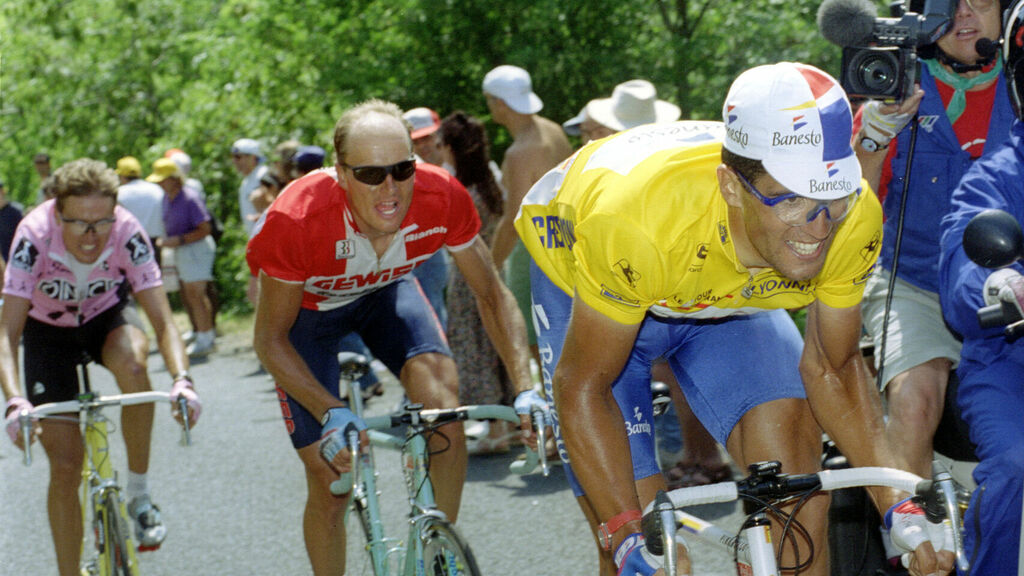
#> input picture AulaIA_imagenes/indurain.jpg, 1024 x 576 px
$ python test-segmentacion-color.py
#> lines starting #> are read from the running program, lines starting #| are printed output that depends on the picture; after the words box and inside, x2 and y2 are one past the last pixel; in counts of white or black regions, pixels touching at a corner belong together
import cv2
import numpy as np

# nombre de la imagen
nombreImagen = '../AulaIA_imagenes/indurain.jpg'

# lectura de la imagen desde disco
imagen = cv2.imread(nombreImagen)
#> imagen is the input picture: shape (576, 1024, 3); mean B, G, R 94.1, 113, 111.1

# comprobar si la imagen se ha leído bien
if imagen is None:
    print('Error leyendo imagen !!!!')
    exit(0)

# mostrar imagen original
cv2.imshow('imagen original', imagen)
cv2.waitKey(20)

# obtiene tamaño de la imagen
numFilas, numColumnas, numColores = imagen.shape
#> numFilas = 576; numColumnas = 1024; numColores = 3

# crea una nueva imagen en color negro (todo a cero)
imagenResultado = np.zeros((numFilas, numColumnas), dtype=np.uint8)

# recorre toda la imagen comprobando el valor RGB de cada pixel
for fila in range(0, numFilas):
    # print('procesando fila {}'.format(fila))
    for columna in range(0, numColumnas):
        b = imagen[fila, columna, 0]
        g = imagen[fila, columna, 1]
        r = imagen[fila, columna, 2]

        # si el valor RGB está dentro del rango se marca como blanco
        if 120 <= r <= 170 and 0 <= g <= 35 and 0 <= b <= 35:
            imagenResultado[fila, columna] = 255
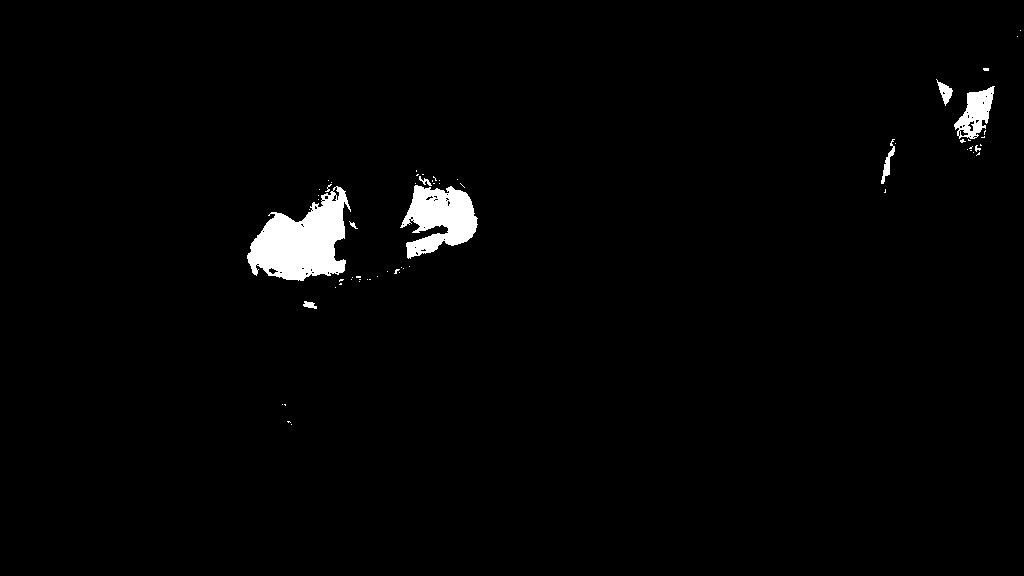
#> imagenResultado: shape (576, 1024); 1.9% white; 63 white regions (54 under 20 px), largest, box (x1, y1, x2, y2) and area: (247, 186, 351, 281) 5721, (400, 185, 478, 259) 3433, (954, 86, 995, 139) 1128

# mostrar imagen umbralizada
cv2.imshow('imagen umbralizada', imagenResultado)
cv2.waitKey(0)
